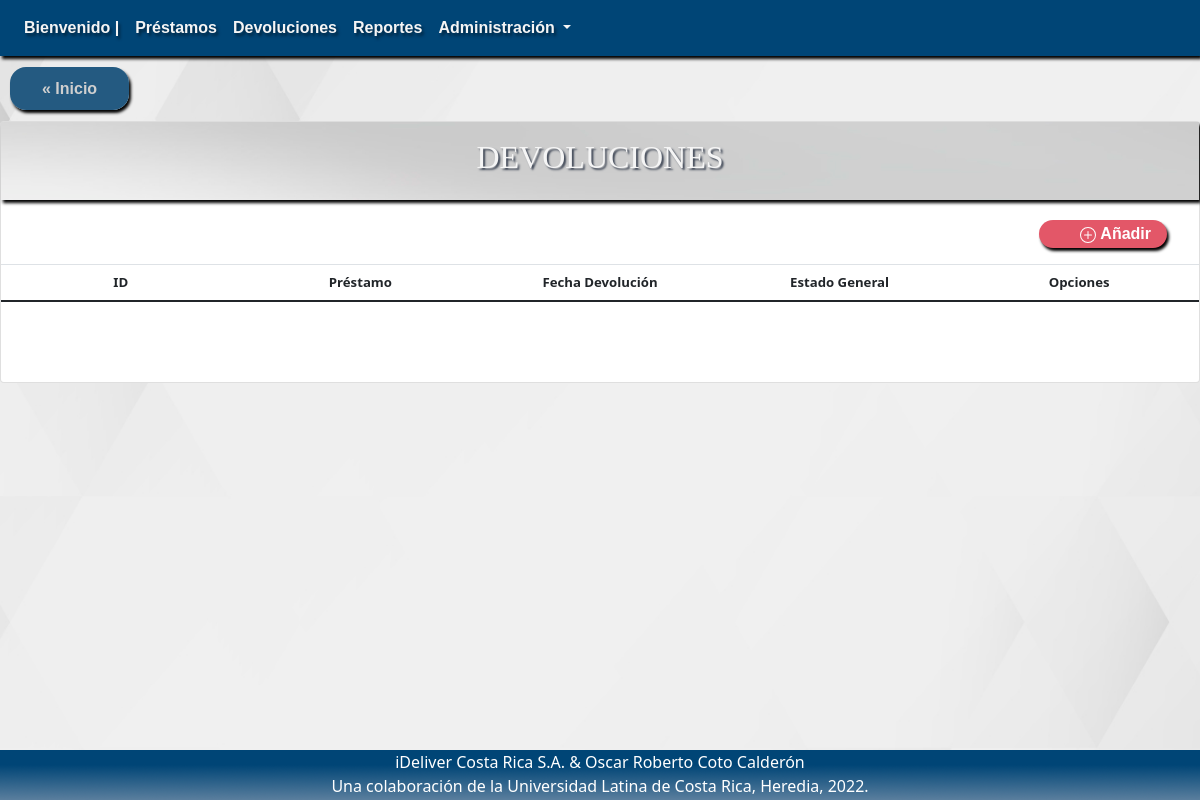
/?c=detalleAllDevolucion, run on an earlier commit of the app's database.
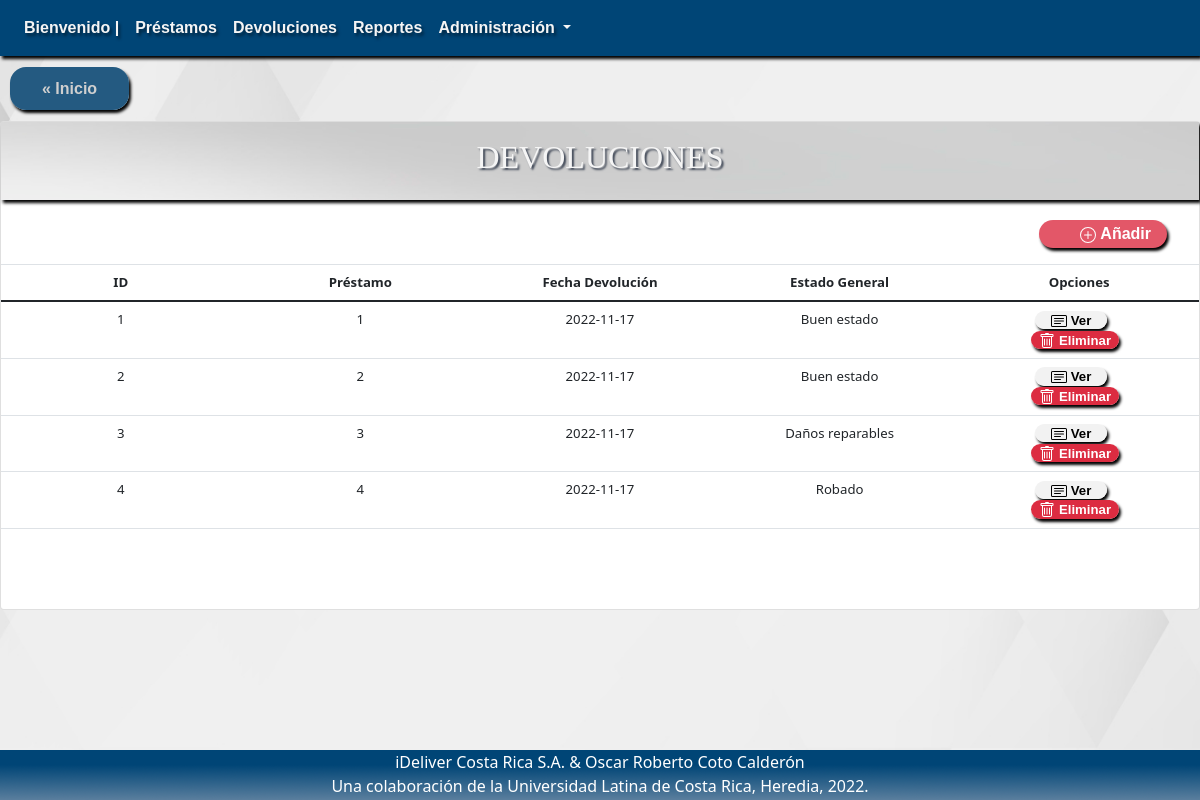
And on a later commit of the database.
### tables this page shows
CREATE TABLE `devolucion` (
  `idDevolucion` int(11) NOT NULL,
  `idPrestamo` int(11) NOT NULL,
  `fechaRealDevolucion` date DEFAULT current_timestamp(),
  `idEstadoDevolucionGeneral` int(11) NOT NULL
);

CREATE TABLE `estadodevoluciongeneral` (
  `idEstadoDevolucionGeneral` int(11) NOT NULL,
  `descripcionEstadoDevolucionGeneral` varchar(50) DEFAULT NULL
);

### Controller/detalleAllDevolucion.php (called while the page is built, shortened)
<?php
include 'model/Devolucion.php';
$Devolucion = new Devolucion();
$allDevolucion = $Devolucion->seleccionarAllDevolucion();
    $EstadoDevGnrl = new EstadoDevolucionGen();
    $allEstadoDevGnrl = $EstadoDevGnrl->seleccionarAllEstadoDevolucionGen();
    include 'view/VerAllDevolucion.php';

### Model/Devolucion.php (called while the page is built, shortened)
<?php
include_once "model/EstadoDevolucionGeneral.php";
class Devolucion {
    public function __construct($idDevolucion = 0, $idPrestamo = 0,$fechaRealDevolucion = "",$idEstadoDevolucionGeneral= 0) {
        $this->idDevolucion = $idDevolucion;
        $this->idPrestamo = $idPrestamo;
        $this->fechaRealDevolucion = $fechaRealDevolucion;
        $this->idEstadoDevolucionGeneral = $idEstadoDevolucionGeneral;
    }
    function seleccionarAllDevolucion() {
        $query = "SELECT * FROM devolucion";
        $pdo = new Connection();
        $pdo = $pdo->open();
        $result = $pdo->query($query);
        $rows = [];
        foreach ($result->fetchAll() as $row) {
            $rows[] = new Devolucion($row['idDevolucion'], $row['idPrestamo'],$row['fechaRealDevolucion'],$row['idEstadoDevolucionGeneral']);
        }
        return $rows;
    }
}

### Model/EstadoDevolucionGeneral.php (called while the page is built, shortened)
<?php
class EstadoDevolucionGen {
    public function __construct($idEstadoDevolucionGeneral = 0, $descripcionEstadoDevolucionGeneral = "") {
        $this->idEstadoDevolucionGeneral = $idEstadoDevolucionGeneral;
        $this->descripcionEstadoDevolucionGeneral = $descripcionEstadoDevolucionGeneral;
    }
    function seleccionarAllEstadoDevolucionGen() {
        $query = "SELECT * FROM estadodevoluciongeneral";
        $pdo = new Connection();
        $pdo = $pdo->open();
        $result = $pdo->query($query);
        $rows = [];
        foreach ($result->fetchAll() as $row) {
            $rows[] = new EstadoDevolucionGen($row['idEstadoDevolucionGeneral'], $row['descripcionEstadoDevolucionGeneral']);
        }
        return $rows;
    }
}

### View/verAllDevolucion.php (the view, shortened to what this page needs)
<div class="upside">
    <a href="index.php" class="Inicio">« Inicio</a>
</div>
<div class="card" id="ListaCompleta">
    <div class="card-title">
        <h2> DEVOLUCIONES</h2>
    </div>
    <div class="card-subtitle" id="Add">
        <a href="?c=crearDevolucion" class="add">
         Añadir
        </a>
    </div>
    <table class="table">
        <thead>
            <tr>
                <th scope="col">ID</th>
                <th scope="col">Préstamo</th>
                <th scope="col">Fecha Devolución</th>
                <th scope="col">Estado General</th>
                <th scope="col">Opciones</th>
            </tr>
        </thead>
        <tbody>
        <?php
        foreach ($allDevolucion as $value) {
        ?>
            <tr>
                <td><?php echo $value->idDevolucion; ?></td>
                <td><?php echo $value->idPrestamo; ?></td>
                <td><?php echo $value->fechaRealDevolucion; ?></td>
                <?php foreach ($allEstadoDevGnrl as $valor2) { if ($value->idEstadoDevolucionGeneral == $valor2->idEstadoDevolucionGeneral){ ?>
                    <td><?php echo $valor2->descripcionEstadoDevolucionGeneral	; ?></td>
                <?php } } ?>
                <td>
                <a class="ver" id="ver" href="?c=detalleDevolucion&idDevolucion=<?php echo $value->idDevolucion; ?>">
                 Ver
                <br>
                </a>
                <a class="eliminar" id="eliminar" href="?c=eliminarDevolucion&idDevolucion=<?php echo $value->idDevolucion; ?>">
                 Eliminar
                </a>
                </td>
            </tr>
        <?php } ?>
        </tbody>
    </table>
</div>

What changed in the data, as far as the page shows it:
added devolucion: idDevolucion "1", idPrestamo "1", fechaRealDevolucion "2022-11-17"
now on this page (row unchanged): estadodevoluciongeneral: descripcionEstadoDevolucionGeneral "Buen estado"
added devolucion: idDevolucion "2", idPrestamo "2", fechaRealDevolucion "2022-11-17"
added devolucion: idDevolucion "3", idPrestamo "3", fechaRealDevolucion "2022-11-17"
now on this page (row unchanged): estadodevoluciongeneral: descripcionEstadoDevolucionGeneral "Daños reparables", shown under "3"
added devolucion: idDevolucion "4", idPrestamo "4", fechaRealDevolucion "2022-11-17"
now on this page (row unchanged): estadodevoluciongeneral: descripcionEstadoDevolucionGeneral "Robado", shown under "4"
